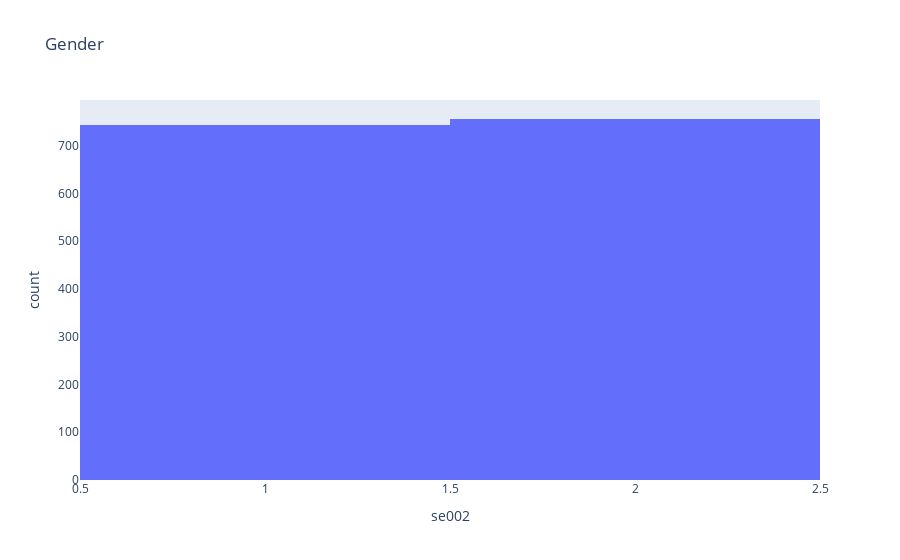

Source (notebook cell):
### Code cell
px.histogram(df_taiwan, "se002", title="Gender")

### Figure 1 — Plotly figure (JSON) as saved in the notebook; plotly's stock layout.template omitted (floating-point values rounded to 4 significant figures; data arrays with more than 128 entries replaced by an {"elided": "..."} marker saying what was removed)
{"data": [{"alignmentgroup": "True", "bingroup": "x", "hovertemplate": "se002=%{x}<br>count=%{y}<extra></extra>", "legendgroup": "", "marker": {"color": "#636efa"}, "name": "", "offsetgroup": "", "orientation": "v", "showlegend": false, "type": "histogram", "x": {"elided": "1500 int values"}, "xaxis": "x", "yaxis": "y"}], "layout": {"barmode": "relative", "legend": {"tracegroupgap": 0}, "title": {"text": "Gender"}, "xaxis": {"anchor": "y", "domain": [0, 1], "title": {"text": "se002"}}, "yaxis": {"anchor": "x", "domain": [0, 1], "title": {"text": "count"}}}}
